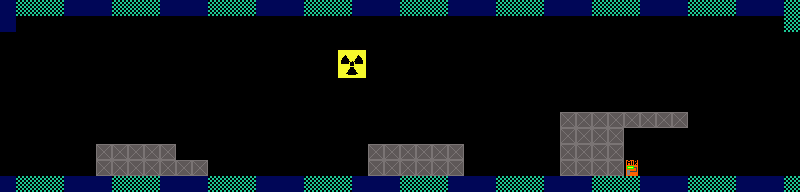

Tiled map render using the project's own tile images. Description and the map definition, with tile-layer contents summarised, below:
An orthogonal 50x12 tile map with 16x16 px tiles, 1 tile layer (Tile Layer 1) and 3 objects (2x teleport, slime).

<map version="1.0" orientation="orthogonal" width="50" height="12" tilewidth="16" tileheight="16">
 <tileset firstgid="1" name="Tiles" tilewidth="16" tileheight="16">
  <image source="ccbResources/Tiles.png" width="800" height="600" />
 </tileset>
 <layer name="Tile Layer 1" width="50" height="12">
  <data>[600 cells, 151 non-empty, 8 distinct tile ids]</data>
 </layer>
 <objectgroup name="objects" width="50" height="12">
  <object type="teleport" x="2" y="37" width="13" height="134">
   <properties>
    <property name="direction" value="west" />
   </properties>
  </object>
  <object type="teleport" x="787" y="36" width="12" height="140">
   <properties>
    <property name="direction" value="east" />
   </properties>
  </object>
  <object type="slime" x="208" y="166" width="156" height="7" />
 </objectgroup>
</map>